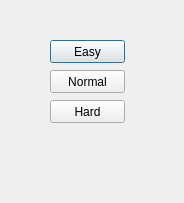
<?xml version="1.0" encoding="UTF-8"?>
<ui version="4.0">
 <class>Popup</class>
 <widget class="QDialog" name="Popup">
  <property name="geometry">
   <rect>
    <x>0</x>
    <y>0</y>
    <width>184</width>
    <height>203</height>
   </rect>
  </property>
  <property name="windowTitle">
   <string>Game</string>
  </property>
  <widget class="QPushButton" name="pushButton">
   <property name="geometry">
    <rect>
     <x>50</x>
     <y>40</y>
     <width>75</width>
     <height>23</height>
    </rect>
   </property>
   <property name="text">
    <string>Easy</string>
   </property>
  </widget>
  <widget class="QPushButton" name="pushButton_2">
   <property name="geometry">
    <rect>
     <x>50</x>
     <y>70</y>
     <width>75</width>
     <height>23</height>
    </rect>
   </property>
   <property name="text">
    <string>Normal</string>
   </property>
  </widget>
  <widget class="QPushButton" name="pushButton_3">
   <property name="geometry">
    <rect>
     <x>50</x>
     <y>100</y>
     <width>75</width>
     <height>23</height>
    </rect>
   </property>
   <property name="text">
    <string>Hard</string>
   </property>
  </widget>
 </widget>
 <resources/>
 <connections/>
</ui>
